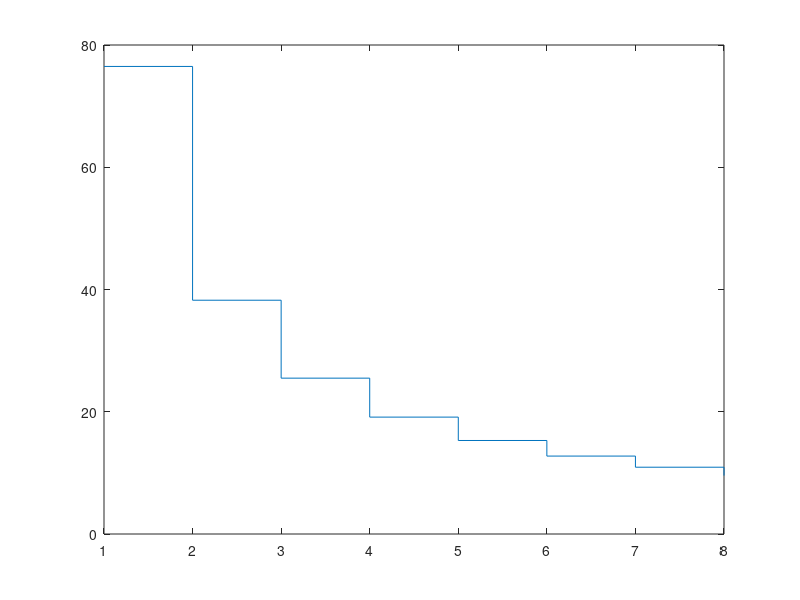

The MATLAB source for this figure:
clear all
close all

Vi=160;
Vimin=40;
Vo=28;
Iomax=12;
Pmax=300;
Iimax=Pmax/Vimin;
Lo=12e-6; %output inductor
fsw=425e3; %switching frequency
dIin=0.01; % desired input current ripple
Att=20*log10(Iomax/dIin)

dI=(Vi-Vo)*(Vo./Vi)./(Lo*fsw)


Cout=dI./(8*fsw*0.02); %assume desire 20mV of ripple

fcx=1./(2*pi*sqrt(Lo*Cout))

%use a simple LC filter 40dB/dec
fcfilter=fsw/(10^(Att/40))
C250Vmax=2.2e-6

N=1:8;

Lfilter=(1./(fcfilter*2*pi)).^2./(N.*C250Vmax);
stairs(N,Lfilter*1e6);

turns=round(Iimax*Lfilter(5)./(0.35*89.7e-6));
Lin=turns*0.35*89.7e-6/Iimax

